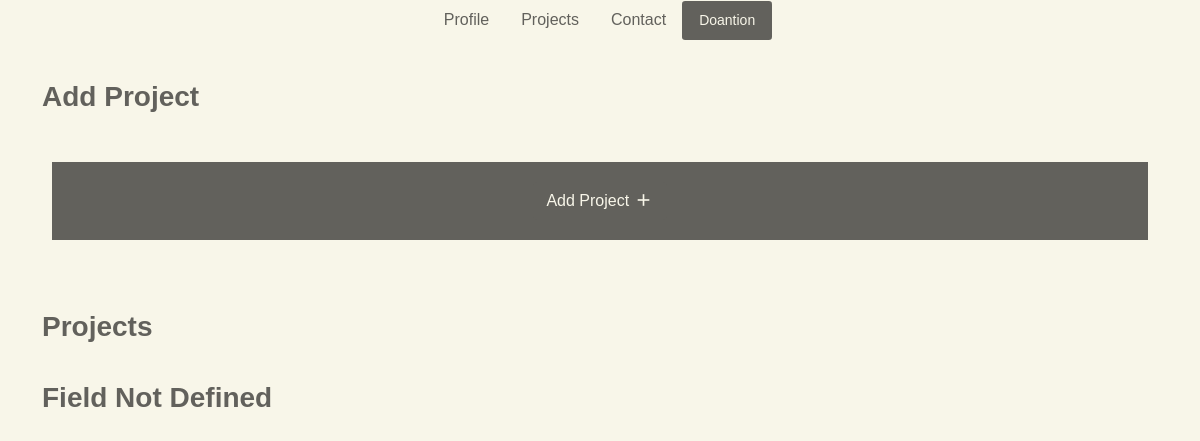
The page /project-management/ on the database as committed earlier.
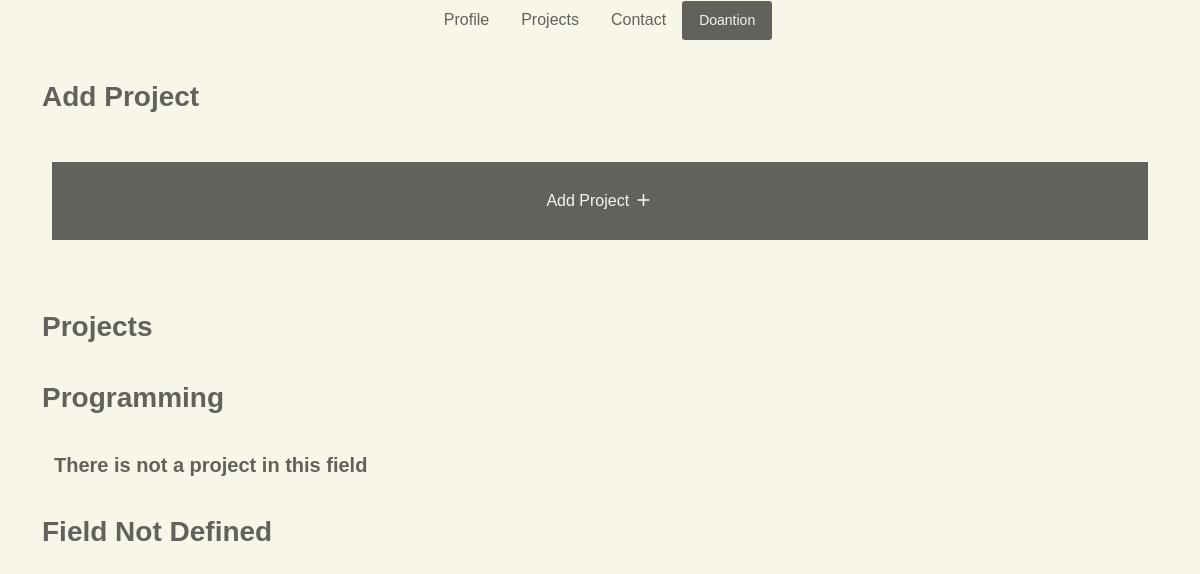
The same page on the database as committed later.
### matthewsportfolio/models.py (models this page shows, shortened)
class Field(models.Model):
    id = models.UUIDField(default=uuid.uuid4, unique=True, primary_key=True, editable=False)
    title = models.CharField(max_length=255)
    description = models.TextField(null=True, blank=True)
    logo = models.ImageField(null=True, blank=True)

### matthewsportfolio/views.py (the view)
# urls.py: path('project-management/', views.ProjectManagementPage, name="project-management"),
def ProjectManagementPage(request):
    fields = Field.objects.all()
    projects = Project.objects.all()
    context = {'fields': fields, 'projects': projects}
    return render(request, 'base/project_management.html', context)

### matthewsportfolio/templates/base/project_management.html (shortened to what this page needs)
{% extends 'base/main.html' %}
{% load static %}
{% block content %}
<section id="field-Project">
    <div class="container pd-top-30">
        <div class="row justify-content-center">
            <h3 class="font-bold">Add Project</h3>
            <div class="col-12 pd-top-30 text-center">
                <div class="content mg-10 bg-gray pd-20"><a href="{% url 'add-project' %}" class="btn edit-btn">Add Project <span class="material-icons">add</span></a></div>
            </div>
        </div>
    </div>
</section>
<section id="projects">
    <div class="container pd-top-30">
        <div class="row justify-content-around pd-top-30">
            <h3 class="font-bold">Projects</h3>
            <div class="related-field">
            {% for field in fields %}
            <div class="row justify-content-around pd-top-30">
                <h3 class="font-bold">{{ field.title }}</h3>
                {% if field.project_set.count == 0 %}
                <div class="row justify-content-around pd-top-30">
                    <h5 class="font-bold">There is not a project in this field</h5>
                </div>
                {% endif %}
            </div>
            {% endfor %}
            <div class="row justify-content-around pd-top-30">
                <h3 class="font-bold">Field Not Defined</h3>
            </div>
            </div>
        </div>
    </div>
</section>
{% endblock content %}

### matthewsportfolio/templates/base/main.html (shortened to what this page needs)
<!DOCTYPE html>
{% load static %}
<html>
<head>
    <link rel='stylesheet' type='text/css' media='screen' href="{% static 'styles/main.css' %}">
    <link rel='stylesheet' type='text/css' media='screen' href="{% static 'styles/navbar.css' %}">
    <link rel='stylesheet' type='text/css' media='screen' href="{% static 'styles/project.css' %}">
    <link rel='stylesheet' type='text/css' media='screen' href="{% static 'styles/field.css' %}">
    <link rel='stylesheet' type='text/css' media='screen' href="{% static 'styles/donation.css' %}">
    <link href="https://cdn.jsdelivr.net/npm/bootstrap@5.1.3/dist/css/bootstrap.min.css" rel="stylesheet">
</head>
<body>
    {% include 'base/navbar.html' %}
    {% block content %}
    {% endblock content %}
</body>
</html>

### matthewsportfolio/templates/base/navbar.html (shortened to what this page needs)
<section id="navigation_bar">
    <div class="container">
        <div class="navbar-wrapper d-flex justify-content-center">
            <a href="{% url 'home' %}" class="nav-link">Profile</a>
            <a href="{% url 'home' %}#fields" class="nav-link">Projects</a>
            <a href="{% url 'home' %}#contact" class="nav-link">Contact</a>
            <a href="{% url 'donation' %}" class="btn btn-sm edit-btn nav-link">Doantion</a>
        </div>
    </div>
</section>

### static/styles/main.css (style rules this page uses)
body { font-family: 'Menlo', sans-serif !important; color: #62615c !important; background-color: #f8f6e9 !important; padding-bottom: 30px; }
h1, h2, h3, h4, h5, p, a { color: #62615c !important; }
a { text-decoration: none !important; }
.font-bold { font-weight: bold; }
.btn span { font-size: 20px; vertical-align: sub; }
.edit-btn { color: #f8f6e9 !important; background-color: #62615c !important; }
.pd-20 { padding: 20px; }
.pd-top-30 { padding-top: 30px !important; }
.mg-10 { margin: 10px; }
.bg-gray { background-color: #62615c; color: #fff !important; }

### static/styles/navbar.css (style rules this page uses)
#navigation_bar { height: 50px; }
#navigation_bar .navbar-wrapper { align-items: center; }

Rows that differ between the two databases and show on the page:
added Field: title "Programming", shows "There is not a project in this field"
